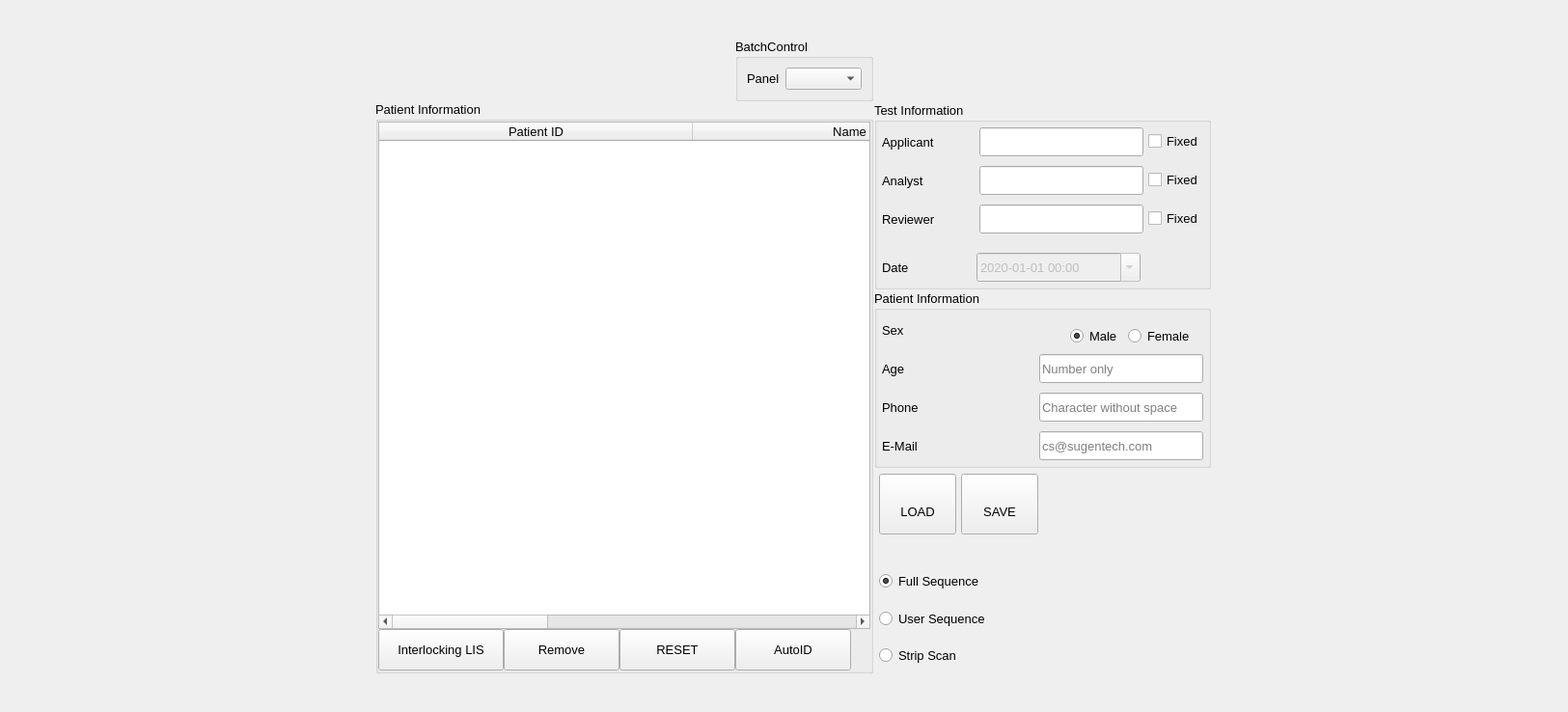
<?xml version="1.0" encoding="UTF-8"?>
<ui version="4.0">
 <class>PatientListWidget</class>
 <widget class="QWidget" name="PatientListWidget">
  <property name="geometry">
   <rect>
    <x>0</x>
    <y>0</y>
    <width>1625</width>
    <height>738</height>
   </rect>
  </property>
  <property name="font">
   <font>
    <pointsize>10</pointsize>
   </font>
  </property>
  <layout class="QGridLayout" name="gridLayout">
   <property name="leftMargin">
    <number>0</number>
   </property>
   <property name="topMargin">
    <number>0</number>
   </property>
   <property name="rightMargin">
    <number>0</number>
   </property>
   <property name="bottomMargin">
    <number>0</number>
   </property>
   <property name="spacing">
    <number>0</number>
   </property>
   <item row="3" column="4">
    <spacer name="verticalSpacer_7">
     <property name="orientation">
      <enum>Qt::Vertical</enum>
     </property>
     <property name="sizeType">
      <enum>QSizePolicy::Minimum</enum>
     </property>
     <property name="sizeHint" stdset="0">
      <size>
       <width>20</width>
       <height>40</height>
      </size>
     </property>
    </spacer>
   </item>
   <item row="1" column="4">
    <layout class="QHBoxLayout" name="horizontalLayout_6">
     <property name="spacing">
      <number>0</number>
     </property>
     <property name="leftMargin">
      <number>0</number>
     </property>
     <property name="topMargin">
      <number>0</number>
     </property>
     <property name="rightMargin">
      <number>0</number>
     </property>
     <property name="bottomMargin">
      <number>0</number>
     </property>
     <item>
      <spacer name="horizontalSpacer_9">
       <property name="orientation">
        <enum>Qt::Horizontal</enum>
       </property>
       <property name="sizeHint" stdset="0">
        <size>
         <width>40</width>
         <height>20</height>
        </size>
       </property>
      </spacer>
     </item>
     <item>
      <widget class="QGroupBox" name="groupBox">
       <property name="title">
        <string>BatchControl</string>
       </property>
       <layout class="QGridLayout" name="gridLayout_3">
        <item row="0" column="2">
         <widget class="CustomComboBox" name="comboBatchControl"/>
        </item>
        <item row="0" column="1">
         <widget class="QLabel" name="label_4">
          <property name="text">
           <string>Panel</string>
          </property>
         </widget>
        </item>
       </layout>
      </widget>
     </item>
    </layout>
   </item>
   <item row="0" column="6">
    <spacer name="verticalSpacer_8">
     <property name="orientation">
      <enum>Qt::Vertical</enum>
     </property>
     <property name="sizeType">
      <enum>QSizePolicy::Minimum</enum>
     </property>
     <property name="sizeHint" stdset="0">
      <size>
       <width>20</width>
       <height>40</height>
      </size>
     </property>
    </spacer>
   </item>
   <item row="2" column="6">
    <widget class="QWidget" name="groupTest" native="true">
     <layout class="QGridLayout" name="gridLayout_7">
      <property name="leftMargin">
       <number>1</number>
      </property>
      <property name="topMargin">
       <number>1</number>
      </property>
      <property name="rightMargin">
       <number>1</number>
      </property>
      <property name="bottomMargin">
       <number>1</number>
      </property>
      <property name="spacing">
       <number>1</number>
      </property>
      <item row="5" column="0" colspan="3">
       <widget class="QWidget" name="widgetRadioGroup" native="true">
        <property name="minimumSize">
         <size>
          <width>246</width>
          <height>120</height>
         </size>
        </property>
        <property name="maximumSize">
         <size>
          <width>16777215</width>
          <height>120</height>
         </size>
        </property>
        <layout class="QVBoxLayout" name="verticalLayout">
         <property name="spacing">
          <number>5</number>
         </property>
         <property name="leftMargin">
          <number>5</number>
         </property>
         <property name="topMargin">
          <number>5</number>
         </property>
         <property name="rightMargin">
          <number>5</number>
         </property>
         <property name="bottomMargin">
          <number>5</number>
         </property>
         <item>
          <widget class="CustomRadioImageWidget" name="radioFullSequence">
           <property name="minimumSize">
            <size>
             <width>246</width>
             <height>40</height>
            </size>
           </property>
           <property name="maximumSize">
            <size>
             <width>246</width>
             <height>40</height>
            </size>
           </property>
           <property name="text">
            <string>Full Sequence</string>
           </property>
           <property name="checked">
            <bool>true</bool>
           </property>
          </widget>
         </item>
         <item>
          <widget class="CustomRadioImageWidget" name="radioUserSeuqnece">
           <property name="minimumSize">
            <size>
             <width>246</width>
             <height>40</height>
            </size>
           </property>
           <property name="maximumSize">
            <size>
             <width>246</width>
             <height>40</height>
            </size>
           </property>
           <property name="text">
            <string>User Sequence</string>
           </property>
          </widget>
         </item>
         <item>
          <widget class="CustomRadioImageWidget" name="radioStripScan">
           <property name="minimumSize">
            <size>
             <width>246</width>
             <height>40</height>
            </size>
           </property>
           <property name="maximumSize">
            <size>
             <width>246</width>
             <height>40</height>
            </size>
           </property>
           <property name="text">
            <string>Strip Scan</string>
           </property>
          </widget>
         </item>
        </layout>
       </widget>
      </item>
      <item row="0" column="0" colspan="3">
       <widget class="QGroupBox" name="groupTestInformation">
        <property name="title">
         <string>Test Information</string>
        </property>
        <layout class="QGridLayout" name="gridLayout_5">
         <property name="leftMargin">
          <number>0</number>
         </property>
         <property name="topMargin">
          <number>0</number>
         </property>
         <property name="rightMargin">
          <number>0</number>
         </property>
         <property name="bottomMargin">
          <number>0</number>
         </property>
         <property name="spacing">
          <number>0</number>
         </property>
         <item row="4" column="0">
          <layout class="QHBoxLayout" name="horizontalLayout_8">
           <property name="spacing">
            <number>5</number>
           </property>
           <property name="leftMargin">
            <number>5</number>
           </property>
           <property name="topMargin">
            <number>5</number>
           </property>
           <property name="rightMargin">
            <number>5</number>
           </property>
           <property name="bottomMargin">
            <number>5</number>
           </property>
           <item>
            <widget class="QLabel" name="label_8">
             <property name="text">
              <string>Date</string>
             </property>
            </widget>
           </item>
           <item>
            <spacer name="horizontalSpacer_8">
             <property name="orientation">
              <enum>Qt::Horizontal</enum>
             </property>
             <property name="sizeHint" stdset="0">
              <size>
               <width>40</width>
               <height>20</height>
              </size>
             </property>
            </spacer>
           </item>
           <item>
            <widget class="RealTimeDateTimeWidget" name="dateTime">
             <property name="enabled">
              <bool>false</bool>
             </property>
             <property name="minimumSize">
              <size>
               <width>170</width>
               <height>30</height>
              </size>
             </property>
             <property name="dateTime">
              <datetime>
               <hour>0</hour>
               <minute>0</minute>
               <second>0</second>
               <year>2020</year>
               <month>1</month>
               <day>1</day>
              </datetime>
             </property>
             <property name="displayFormat">
              <string>yyyy-MM-dd hh:mm</string>
             </property>
             <property name="calendarPopup">
              <bool>true</bool>
             </property>
             <property name="timeSpec">
              <enum>Qt::TimeZone</enum>
             </property>
             <property name="date">
              <date>
               <year>2020</year>
               <month>1</month>
               <day>1</day>
              </date>
             </property>
            </widget>
           </item>
           <item>
            <spacer name="horizontalSpacer_11">
             <property name="orientation">
              <enum>Qt::Horizontal</enum>
             </property>
             <property name="sizeHint" stdset="0">
              <size>
               <width>40</width>
               <height>20</height>
              </size>
             </property>
            </spacer>
           </item>
          </layout>
         </item>
         <item row="2" column="0">
          <layout class="QHBoxLayout" name="horizontalLayout_3">
           <property name="spacing">
            <number>5</number>
           </property>
           <property name="leftMargin">
            <number>5</number>
           </property>
           <property name="topMargin">
            <number>5</number>
           </property>
           <property name="rightMargin">
            <number>5</number>
           </property>
           <property name="bottomMargin">
            <number>5</number>
           </property>
           <item>
            <widget class="QLabel" name="label_3">
             <property name="text">
              <string>Reviewer</string>
             </property>
            </widget>
           </item>
           <item>
            <spacer name="horizontalSpacer_3">
             <property name="orientation">
              <enum>Qt::Horizontal</enum>
             </property>
             <property name="sizeHint" stdset="0">
              <size>
               <width>40</width>
               <height>20</height>
              </size>
             </property>
            </spacer>
           </item>
           <item>
            <widget class="QLineEdit" name="editReviewer">
             <property name="sizePolicy">
              <sizepolicy hsizetype="Minimum" vsizetype="Fixed">
               <horstretch>0</horstretch>
               <verstretch>0</verstretch>
              </sizepolicy>
             </property>
             <property name="minimumSize">
              <size>
               <width>170</width>
               <height>30</height>
              </size>
             </property>
            </widget>
           </item>
           <item>
            <widget class="CCheckBoxParentWidget" name="checkReviewerFixed">
             <property name="text">
              <string>Fixed</string>
             </property>
            </widget>
           </item>
          </layout>
         </item>
         <item row="3" column="0">
          <layout class="QHBoxLayout" name="horizontalLayout_4">
           <property name="spacing">
            <number>5</number>
           </property>
           <property name="leftMargin">
            <number>5</number>
           </property>
           <property name="topMargin">
            <number>5</number>
           </property>
           <property name="rightMargin">
            <number>5</number>
           </property>
           <property name="bottomMargin">
            <number>5</number>
           </property>
          </layout>
         </item>
         <item row="1" column="0">
          <layout class="QHBoxLayout" name="horizontalLayout_2">
           <property name="spacing">
            <number>5</number>
           </property>
           <property name="leftMargin">
            <number>5</number>
           </property>
           <property name="topMargin">
            <number>5</number>
           </property>
           <property name="rightMargin">
            <number>5</number>
           </property>
           <property name="bottomMargin">
            <number>5</number>
           </property>
           <item>
            <widget class="QLabel" name="label_2">
             <property name="text">
              <string>Analyst</string>
             </property>
            </widget>
           </item>
           <item>
            <spacer name="horizontalSpacer_2">
             <property name="orientation">
              <enum>Qt::Horizontal</enum>
             </property>
             <property name="sizeHint" stdset="0">
              <size>
               <width>40</width>
               <height>20</height>
              </size>
             </property>
            </spacer>
           </item>
           <item>
            <widget class="QLineEdit" name="editAnalyst">
             <property name="sizePolicy">
              <sizepolicy hsizetype="Minimum" vsizetype="Fixed">
               <horstretch>0</horstretch>
               <verstretch>0</verstretch>
              </sizepolicy>
             </property>
             <property name="minimumSize">
              <size>
               <width>170</width>
               <height>30</height>
              </size>
             </property>
            </widget>
           </item>
           <item>
            <widget class="CCheckBoxParentWidget" name="checkAnalystFixed">
             <property name="text">
              <string>Fixed</string>
             </property>
            </widget>
           </item>
          </layout>
         </item>
         <item row="0" column="0">
          <layout class="QHBoxLayout" name="horizontalLayout">
           <property name="spacing">
            <number>5</number>
           </property>
           <property name="leftMargin">
            <number>5</number>
           </property>
           <property name="topMargin">
            <number>5</number>
           </property>
           <property name="rightMargin">
            <number>5</number>
           </property>
           <property name="bottomMargin">
            <number>5</number>
           </property>
           <item>
            <widget class="QLabel" name="label">
             <property name="text">
              <string>Applicant</string>
             </property>
            </widget>
           </item>
           <item>
            <spacer name="horizontalSpacer">
             <property name="orientation">
              <enum>Qt::Horizontal</enum>
             </property>
             <property name="sizeHint" stdset="0">
              <size>
               <width>40</width>
               <height>20</height>
              </size>
             </property>
            </spacer>
           </item>
           <item>
            <widget class="QLineEdit" name="editApplicant">
             <property name="sizePolicy">
              <sizepolicy hsizetype="Minimum" vsizetype="Fixed">
               <horstretch>0</horstretch>
               <verstretch>0</verstretch>
              </sizepolicy>
             </property>
             <property name="minimumSize">
              <size>
               <width>170</width>
               <height>30</height>
              </size>
             </property>
            </widget>
           </item>
           <item>
            <widget class="CCheckBoxParentWidget" name="checkApplicantFixed">
             <property name="text">
              <string>Fixed</string>
             </property>
            </widget>
           </item>
          </layout>
         </item>
        </layout>
       </widget>
      </item>
      <item row="4" column="1">
       <spacer name="verticalSpacer">
        <property name="orientation">
         <enum>Qt::Vertical</enum>
        </property>
        <property name="sizeHint" stdset="0">
         <size>
          <width>20</width>
          <height>40</height>
         </size>
        </property>
       </spacer>
      </item>
      <item row="1" column="0" colspan="3">
       <widget class="QGroupBox" name="groupPatientInformation">
        <property name="title">
         <string>Patient Information</string>
        </property>
        <layout class="QGridLayout" name="gridLayout_6">
         <property name="leftMargin">
          <number>0</number>
         </property>
         <property name="topMargin">
          <number>0</number>
         </property>
         <property name="rightMargin">
          <number>0</number>
         </property>
         <property name="bottomMargin">
          <number>0</number>
         </property>
         <property name="spacing">
          <number>0</number>
         </property>
         <item row="0" column="0">
          <layout class="QHBoxLayout" name="horizontalLayout_13">
           <property name="spacing">
            <number>5</number>
           </property>
           <property name="leftMargin">
            <number>5</number>
           </property>
           <property name="topMargin">
            <number>5</number>
           </property>
           <property name="rightMargin">
            <number>5</number>
           </property>
           <property name="bottomMargin">
            <number>5</number>
           </property>
           <item>
            <widget class="QLabel" name="label_13">
             <property name="text">
              <string>Sex</string>
             </property>
            </widget>
           </item>
           <item>
            <spacer name="horizontalSpacer_13">
             <property name="orientation">
              <enum>Qt::Horizontal</enum>
             </property>
             <property name="sizeHint" stdset="0">
              <size>
               <width>40</width>
               <height>20</height>
              </size>
             </property>
            </spacer>
           </item>
           <item>
            <widget class="QWidget" name="widget_3" native="true">
             <property name="minimumSize">
              <size>
               <width>0</width>
               <height>30</height>
              </size>
             </property>
             <layout class="QGridLayout" name="gridLayout_4">
              <item row="0" column="0">
               <widget class="CustomRadioImageWidget" name="radioButtonMale">
                <property name="minimumSize">
                 <size>
                  <width>24</width>
                  <height>25</height>
                 </size>
                </property>
                <property name="text">
                 <string>Male</string>
                </property>
                <property name="checked">
                 <bool>true</bool>
                </property>
               </widget>
              </item>
              <item row="0" column="1">
               <widget class="CustomRadioImageWidget" name="radioButtonFemale">
                <property name="minimumSize">
                 <size>
                  <width>24</width>
                  <height>25</height>
                 </size>
                </property>
                <property name="text">
                 <string>Female</string>
                </property>
               </widget>
              </item>
             </layout>
            </widget>
           </item>
          </layout>
         </item>
         <item row="2" column="0">
          <layout class="QHBoxLayout" name="horizontalLayout_15">
           <property name="spacing">
            <number>5</number>
           </property>
           <property name="leftMargin">
            <number>5</number>
           </property>
           <property name="topMargin">
            <number>5</number>
           </property>
           <property name="rightMargin">
            <number>5</number>
           </property>
           <property name="bottomMargin">
            <number>5</number>
           </property>
           <item>
            <widget class="QLabel" name="label_15">
             <property name="text">
              <string>Phone</string>
             </property>
            </widget>
           </item>
           <item>
            <spacer name="horizontalSpacer_15">
             <property name="orientation">
              <enum>Qt::Horizontal</enum>
             </property>
             <property name="sizeHint" stdset="0">
              <size>
               <width>40</width>
               <height>20</height>
              </size>
             </property>
            </spacer>
           </item>
           <item>
            <widget class="QLineEdit" name="editTEL">
             <property name="sizePolicy">
              <sizepolicy hsizetype="Minimum" vsizetype="Fixed">
               <horstretch>0</horstretch>
               <verstretch>0</verstretch>
              </sizepolicy>
             </property>
             <property name="minimumSize">
              <size>
               <width>170</width>
               <height>30</height>
              </size>
             </property>
             <property name="placeholderText">
              <string>Character without space</string>
             </property>
            </widget>
           </item>
          </layout>
         </item>
         <item row="3" column="0">
          <layout class="QHBoxLayout" name="horizontalLayout_17">
           <property name="spacing">
            <number>5</number>
           </property>
           <property name="leftMargin">
            <number>5</number>
           </property>
           <property name="topMargin">
            <number>5</number>
           </property>
           <property name="rightMargin">
            <number>5</number>
           </property>
           <property name="bottomMargin">
            <number>5</number>
           </property>
           <item>
            <widget class="QLabel" name="label_17">
             <property name="text">
              <string>E-Mail</string>
             </property>
            </widget>
           </item>
           <item>
            <spacer name="horizontalSpacer_18">
             <property name="orientation">
              <enum>Qt::Horizontal</enum>
             </property>
             <property name="sizeHint" stdset="0">
              <size>
               <width>40</width>
               <height>20</height>
              </size>
             </property>
            </spacer>
           </item>
           <item>
            <widget class="QLineEdit" name="editEMail">
             <property name="sizePolicy">
              <sizepolicy hsizetype="Minimum" vsizetype="Fixed">
               <horstretch>0</horstretch>
               <verstretch>0</verstretch>
              </sizepolicy>
             </property>
             <property name="minimumSize">
              <size>
               <width>170</width>
               <height>30</height>
              </size>
             </property>
             <property name="placeholderText">
              <string>cs@sugentech.com</string>
             </property>
            </widget>
           </item>
          </layout>
         </item>
         <item row="1" column="0">
          <layout class="QHBoxLayout" name="horizontalLayout_14">
           <property name="spacing">
            <number>5</number>
           </property>
           <property name="leftMargin">
            <number>5</number>
           </property>
           <property name="topMargin">
            <number>5</number>
           </property>
           <property name="rightMargin">
            <number>5</number>
           </property>
           <property name="bottomMargin">
            <number>5</number>
           </property>
           <item>
            <widget class="QLabel" name="label_14">
             <property name="text">
              <string>Age</string>
             </property>
            </widget>
           </item>
           <item>
            <spacer name="horizontalSpacer_16">
             <property name="orientation">
              <enum>Qt::Horizontal</enum>
             </property>
             <property name="sizeHint" stdset="0">
              <size>
               <width>40</width>
               <height>20</height>
              </size>
             </property>
            </spacer>
           </item>
           <item>
            <widget class="QLineEdit" name="editAge">
             <property name="sizePolicy">
              <sizepolicy hsizetype="Minimum" vsizetype="Fixed">
               <horstretch>0</horstretch>
               <verstretch>0</verstretch>
              </sizepolicy>
             </property>
             <property name="minimumSize">
              <size>
               <width>170</width>
               <height>30</height>
              </size>
             </property>
             <property name="maxLength">
              <number>32767</number>
             </property>
             <property name="placeholderText">
              <string>Number only</string>
             </property>
            </widget>
           </item>
          </layout>
         </item>
        </layout>
       </widget>
      </item>
      <item row="3" column="0" colspan="3">
       <layout class="QHBoxLayout" name="horizontalLayout_7">
        <property name="spacing">
         <number>5</number>
        </property>
        <property name="leftMargin">
         <number>5</number>
        </property>
        <property name="topMargin">
         <number>5</number>
        </property>
        <property name="rightMargin">
         <number>5</number>
        </property>
        <property name="bottomMargin">
         <number>5</number>
        </property>
        <item>
         <widget class="CustomImageButtonWidget" name="btnLoad">
          <property name="minimumSize">
           <size>
            <width>80</width>
            <height>63</height>
           </size>
          </property>
          <property name="maximumSize">
           <size>
            <width>80</width>
            <height>63</height>
           </size>
          </property>
          <property name="text">
           <string>
LOAD</string>
          </property>
         </widget>
        </item>
        <item>
         <widget class="CustomImageButtonWidget" name="btnSave">
          <property name="minimumSize">
           <size>
            <width>80</width>
            <height>63</height>
           </size>
          </property>
          <property name="maximumSize">
           <size>
            <width>80</width>
            <height>63</height>
           </size>
          </property>
          <property name="text">
           <string>
SAVE</string>
          </property>
         </widget>
        </item>
        <item>
         <spacer name="horizontalSpacer_10">
          <property name="orientation">
           <enum>Qt::Horizontal</enum>
          </property>
          <property name="sizeHint" stdset="0">
           <size>
            <width>40</width>
            <height>20</height>
           </size>
          </property>
         </spacer>
        </item>
       </layout>
      </item>
     </layout>
    </widget>
   </item>
   <item row="0" column="4">
    <spacer name="verticalSpacer_6">
     <property name="orientation">
      <enum>Qt::Vertical</enum>
     </property>
     <property name="sizeType">
      <enum>QSizePolicy::Minimum</enum>
     </property>
     <property name="sizeHint" stdset="0">
      <size>
       <width>20</width>
       <height>40</height>
      </size>
     </property>
    </spacer>
   </item>
   <item row="0" column="2">
    <spacer name="verticalSpacer_2">
     <property name="orientation">
      <enum>Qt::Vertical</enum>
     </property>
     <property name="sizeType">
      <enum>QSizePolicy::Minimum</enum>
     </property>
     <property name="sizeHint" stdset="0">
      <size>
       <width>20</width>
       <height>40</height>
      </size>
     </property>
    </spacer>
   </item>
   <item row="2" column="7">
    <spacer name="horizontalSpacer_6">
     <property name="orientation">
      <enum>Qt::Horizontal</enum>
     </property>
     <property name="sizeHint" stdset="0">
      <size>
       <width>40</width>
       <height>20</height>
      </size>
     </property>
    </spacer>
   </item>
   <item row="3" column="2">
    <spacer name="verticalSpacer_5">
     <property name="orientation">
      <enum>Qt::Vertical</enum>
     </property>
     <property name="sizeType">
      <enum>QSizePolicy::Minimum</enum>
     </property>
     <property name="sizeHint" stdset="0">
      <size>
       <width>20</width>
       <height>40</height>
      </size>
     </property>
    </spacer>
   </item>
   <item row="3" column="6">
    <spacer name="verticalSpacer_9">
     <property name="orientation">
      <enum>Qt::Vertical</enum>
     </property>
     <property name="sizeType">
      <enum>QSizePolicy::Minimum</enum>
     </property>
     <property name="sizeHint" stdset="0">
      <size>
       <width>20</width>
       <height>40</height>
      </size>
     </property>
    </spacer>
   </item>
   <item row="2" column="0">
    <spacer name="horizontalSpacer_5">
     <property name="orientation">
      <enum>Qt::Horizontal</enum>
     </property>
     <property name="sizeHint" stdset="0">
      <size>
       <width>40</width>
       <height>20</height>
      </size>
     </property>
    </spacer>
   </item>
   <item row="2" column="3" colspan="3">
    <widget class="QGroupBox" name="groupPatient">
     <property name="sizePolicy">
      <sizepolicy hsizetype="Preferred" vsizetype="Preferred">
       <horstretch>0</horstretch>
       <verstretch>0</verstretch>
      </sizepolicy>
     </property>
     <property name="title">
      <string>Patient Information</string>
     </property>
     <layout class="QGridLayout" name="gridLayout_2">
      <property name="leftMargin">
       <number>0</number>
      </property>
      <property name="topMargin">
       <number>0</number>
      </property>
      <property name="rightMargin">
       <number>0</number>
      </property>
      <property name="bottomMargin">
       <number>0</number>
      </property>
      <property name="spacing">
       <number>0</number>
      </property>
      <item row="3" column="1">
       <widget class="CustomImageButtonWidget" name="btnInterlockLIS">
        <property name="minimumSize">
         <size>
          <width>130</width>
          <height>43</height>
         </size>
        </property>
        <property name="maximumSize">
         <size>
          <width>130</width>
          <height>43</height>
         </size>
        </property>
        <property name="text">
         <string>Interlocking LIS</string>
        </property>
       </widget>
      </item>
      <item row="3" column="2">
       <widget class="CustomImageButtonWidget" name="btnRemove">
        <property name="minimumSize">
         <size>
          <width>120</width>
          <height>43</height>
         </size>
        </property>
        <property name="maximumSize">
         <size>
          <width>120</width>
          <height>43</height>
         </size>
        </property>
        <property name="text">
         <string>Remove</string>
        </property>
       </widget>
      </item>
      <item row="3" column="5">
       <spacer name="horizontalSpacer_4">
        <property name="orientation">
         <enum>Qt::Horizontal</enum>
        </property>
        <property name="sizeHint" stdset="0">
         <size>
          <width>20</width>
          <height>20</height>
         </size>
        </property>
       </spacer>
      </item>
      <item row="1" column="0" colspan="6">
       <widget class="TableExcelStyleWidget" name="tablePatientInfomationWidget">
        <property name="contextMenuPolicy">
         <enum>Qt::CustomContextMenu</enum>
        </property>
        <property name="editTriggers">
         <set>QAbstractItemView::AnyKeyPressed|QAbstractItemView::CurrentChanged</set>
        </property>
        <property name="alternatingRowColors">
         <bool>true</bool>
        </property>
        <property name="selectionBehavior">
         <enum>QAbstractItemView::SelectRows</enum>
        </property>
        <property name="wordWrap">
         <bool>true</bool>
        </property>
        <attribute name="horizontalHeaderDefaultSectionSize">
         <number>325</number>
        </attribute>
        <attribute name="horizontalHeaderMinimumSectionSize">
         <number>25</number>
        </attribute>
        <attribute name="horizontalHeaderStretchLastSection">
         <bool>false</bool>
        </attribute>
        <attribute name="verticalHeaderVisible">
         <bool>true</bool>
        </attribute>
        <attribute name="verticalHeaderDefaultSectionSize">
         <number>30</number>
        </attribute>
        <attribute name="verticalHeaderMinimumSectionSize">
         <number>30</number>
        </attribute>
        <attribute name="verticalHeaderStretchLastSection">
         <bool>false</bool>
        </attribute>
        <column>
         <property name="text">
          <string>Patient ID</string>
         </property>
        </column>
        <column>
         <property name="text">
          <string>Name</string>
         </property>
        </column>
        <column>
         <property name="text">
          <string>Panel</string>
         </property>
        </column>
       </widget>
      </item>
      <item row="3" column="4">
       <widget class="CustomImageButtonWidget" name="btnAutoID">
        <property name="minimumSize">
         <size>
          <width>120</width>
          <height>43</height>
         </size>
        </property>
        <property name="maximumSize">
         <size>
          <width>120</width>
          <height>43</height>
         </size>
        </property>
        <property name="text">
         <string>AutoID</string>
        </property>
       </widget>
      </item>
      <item row="3" column="3">
       <widget class="CustomImageButtonWidget" name="btnReset">
        <property name="minimumSize">
         <size>
          <width>120</width>
          <height>43</height>
         </size>
        </property>
        <property name="maximumSize">
         <size>
          <width>120</width>
          <height>43</height>
         </size>
        </property>
        <property name="text">
         <string>RESET</string>
        </property>
       </widget>
      </item>
     </layout>
    </widget>
   </item>
  </layout>
 </widget>
 <customwidgets>
  <customwidget>
   <class>TableExcelStyleWidget</class>
   <extends>QTableWidget</extends>
   <header location="global">UIClass/CustomWidget/TableExcelStyleWidget.h</header>
  </customwidget>
  <customwidget>
   <class>CustomImageButtonWidget</class>
   <extends>QPushButton</extends>
   <header>UIClass/CustomWidget/CustomImageButtonWidget.h</header>
  </customwidget>
  <customwidget>
   <class>CCheckBoxParentWidget</class>
   <extends>QCheckBox</extends>
   <header>Common/CommonParentWidget/CCheckBoxParentWidget.h</header>
  </customwidget>
  <customwidget>
   <class>RealTimeDateTimeWidget</class>
   <extends>QDateEdit</extends>
   <header>UIClass/CustomWidget/RealTimeDateTimeWidget.h</header>
  </customwidget>
  <customwidget>
   <class>CustomRadioImageWidget</class>
   <extends>QRadioButton</extends>
   <header>UIClass/CustomWidget/CustomRadioImageWidget.h</header>
  </customwidget>
  <customwidget>
   <class>CustomComboBox</class>
   <extends>QComboBox</extends>
   <header>UIClass/CustomWidget/CustomComboBox.h</header>
  </customwidget>
 </customwidgets>
 <resources/>
 <connections/>
</ui>
